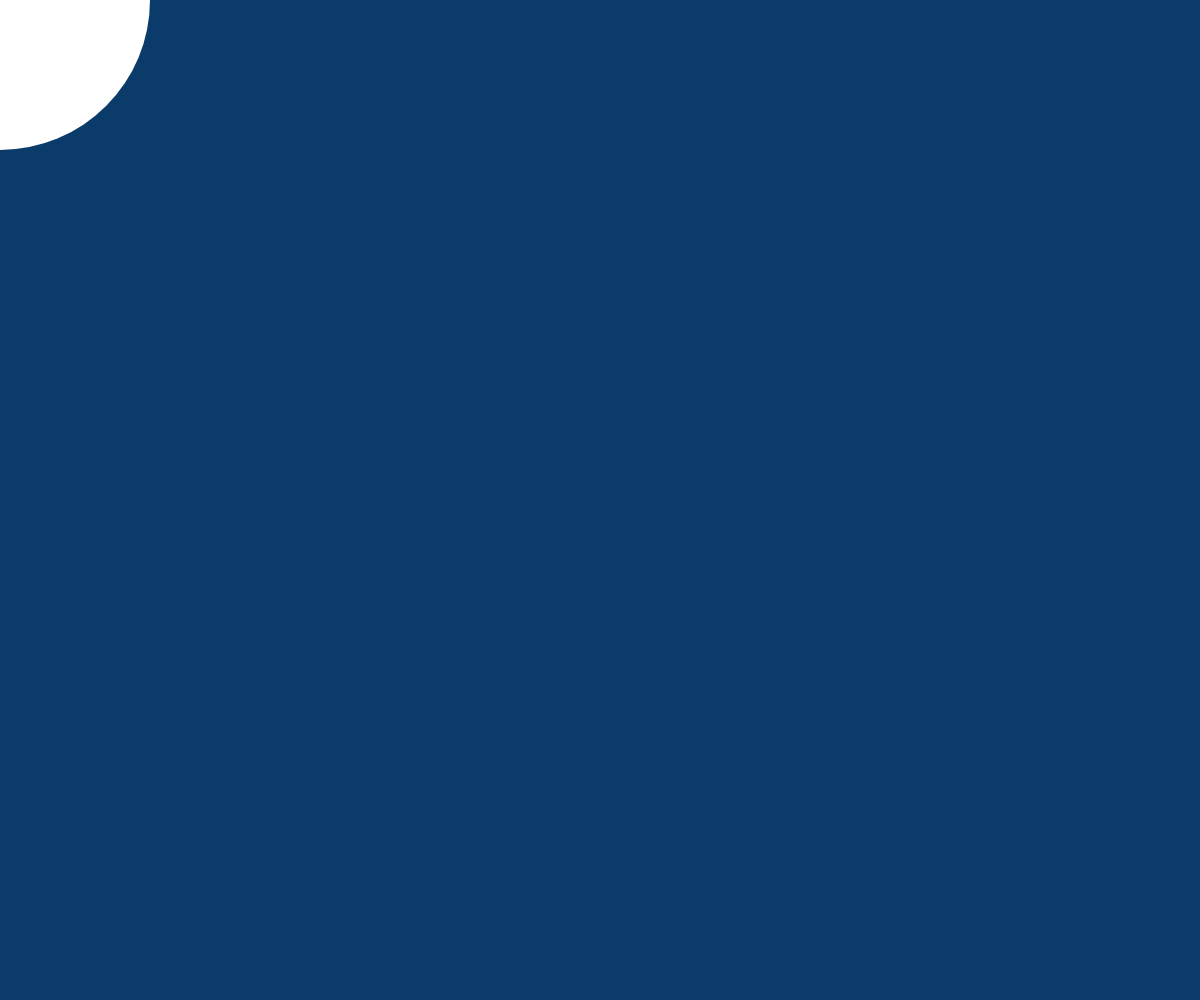
Frame 1 (no input)
Frame 60 (no input): identical to frame 1, image omitted
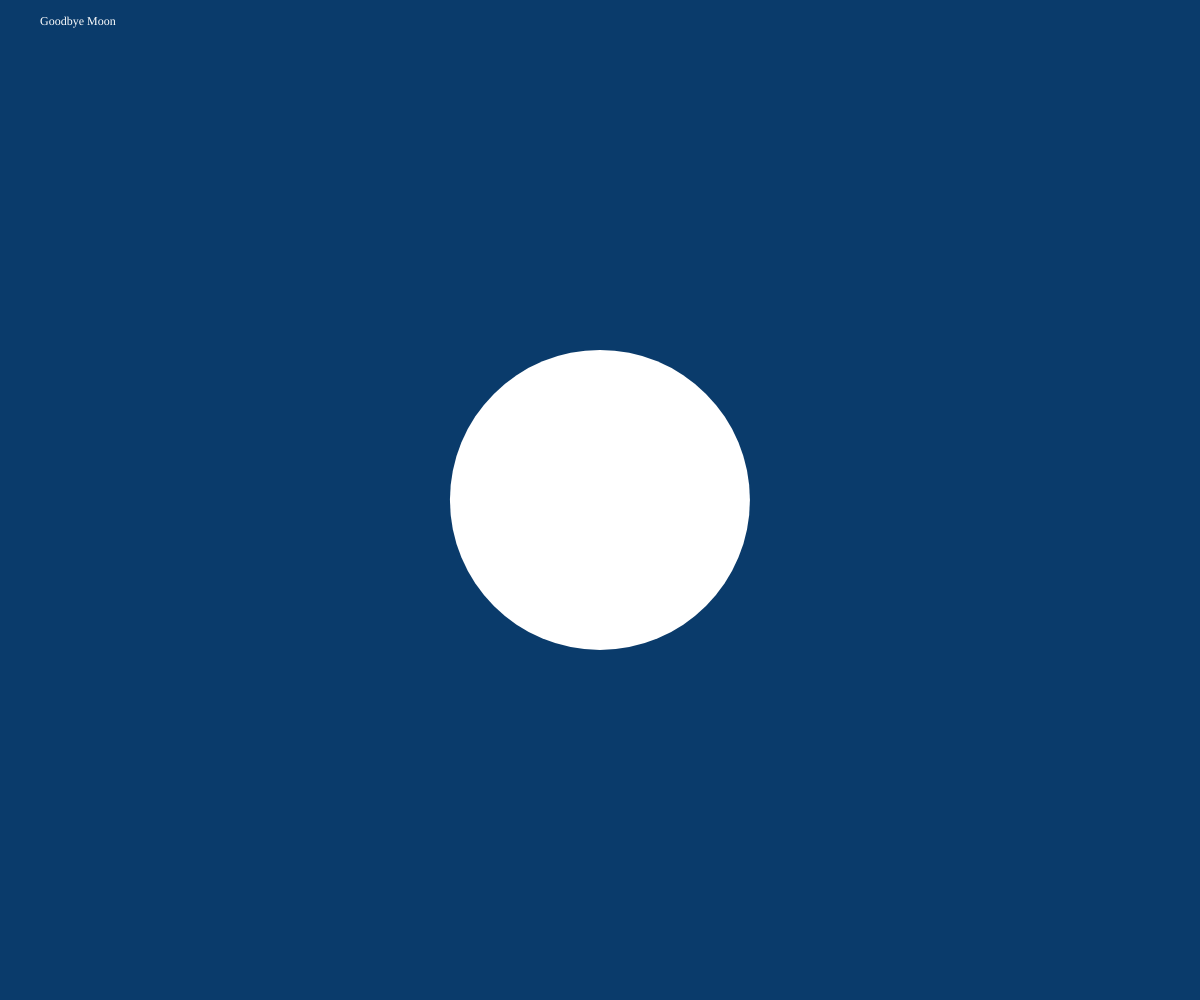
Frame 120 (the mouse pressed at the canvas centre since frame 60)

The p5.js sketch that drew these frames (run headless with seeded random() and noise() and a simulated clock; from frame 60 on, the mouse is pressed at the canvas centre):

// p5.js sketch
// ── sketch.js
var mousePos,
    pos,
    target,
    vel,
    ctx,
    rad,
    drag,
    speed;

var diam1=25;

function setup() {
  ctx = createCanvas(windowWidth, windowHeight);  

  noStroke();
  background(16, 21, 30); 
  
  mousePos = createVector(0,0);
  pos = createVector(0,0);
  target = createVector(0,0);
  vel = createVector(0,0);
  
  drag = 0.25; 
  strength = 0.10; 
  
  r = 300; 
}

function draw() {
  // clear();
  background('rgb(10, 59, 107)');  
    
  mousePos.set(mouseX, mouseY);
  target = mousePos;

  var force = p5.Vector.sub(target, pos);
  force = force.mult(strength);
  vel = vel.mult(drag);
  vel = vel.add(force);  
  pos = pos.add(vel);
  text("Goodbye Moon",40,diam1)
  textFont("Georgia")
  fill("255, 35, 255 ");
  
  ellipse(pos.x, pos.y, r);
}


function windowResized() {
  resizeCanvas(windowWidth, windowHeight);
}
